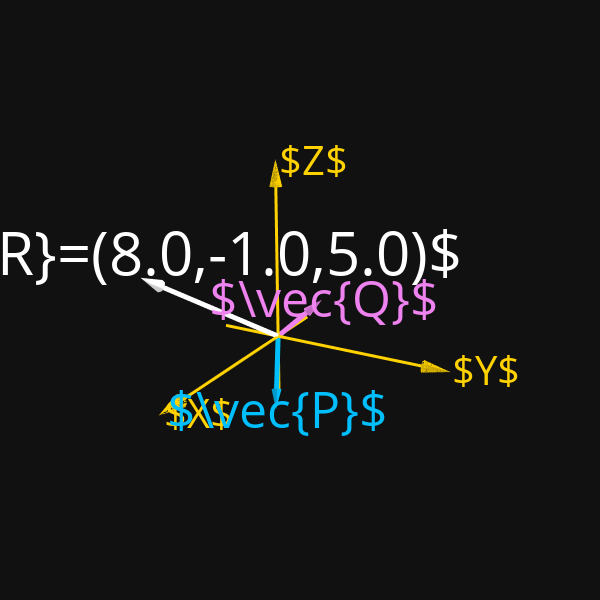

Write notebook code for a chart like this one.
### Code cell
# Colores de los elementos a graficar
ColorP = 'rgba(0, 191, 255, 60)'
ColorQ = 'rgba(238, 130, 238, 60)'
ColorR = 'rgba(255, 255, 255, 60)'
TextoR = r"$\vec{{R}}=({0:.1f},{1:.1f},{2:.1f})$".format(R[0],R[1],R[2])
ColorEjes = 'rgba(255, 210, 0, 60)'

# Parámetros para ajustar la graficación
vecs     = column_stack((P,Q,R))
ValorMax = vecs.max()*1.1 # Máximo en los ejes
ValorMin = vecs.min()*1.1 # Mínimo en los ejes
# Tamaños de las puntas de los vectores
Tip   = 1.0
Shift = 0.2*Tip
ShiftR = 1*Tip
# Dirección de los vectores
Punit = P/sqrt(dot(P,P))
Qunit = Q/sqrt(dot(Q,Q))
Runit = R/sqrt(dot(R,R))

# Vector P
TipP = go.Cone(x=[P[0]],y=[P[1]],z=[P[2]],
               u=[Tip*Punit[0]],v=[Tip*Punit[1]],w=[Tip*Punit[2]],
               colorscale=[[0, ColorP],[1.0, ColorP]],
               sizemode="absolute",
               sizeref=1.0,
               anchor="tip",
               showscale=False)
VecP = go.Scatter3d(x=[0,P[0]-Tip*Punit[0]],
                    y=[0,P[1]-Tip*Punit[1]],
                    z=[0,P[2]-Tip*Punit[2]],
                    mode="lines",showlegend=False,
                    line=dict(width=10,color=ColorP))
# Vector Q
TipQ = go.Cone(x=[Q[0]],y=[Q[1]],z=[Q[2]],
               u=[Tip*Qunit[0]],v=[Tip*Qunit[1]],w=[Tip*Qunit[2]],
               colorscale=[[0, ColorQ],[1.0, ColorQ]],
               sizemode="absolute",
               sizeref=1.0,
               anchor="tip",
               showscale=False)
VecQ = go.Scatter3d(x=[0,Q[0]-Tip*Qunit[0]],
                    y=[0,Q[1]-Tip*Qunit[1]],
                    z=[0,Q[2]-Tip*Qunit[2]],
                    mode="lines",showlegend=False,
                    line=dict(width=10,color=ColorQ))
# Vector R
TipR = go.Cone(x=[R[0]],y=[R[1]],z=[R[2]],
               u=[Tip*Runit[0]],v=[Tip*Runit[1]],w=[Tip*Runit[2]],
               colorscale=[[0, ColorR],[1.0, ColorR]],
               sizemode="absolute",
               sizeref=1.0,
               anchor="tip",
               showscale=False)
VecR = go.Scatter3d(x=[0,R[0]-Tip*Runit[0]],
                    y=[0,R[1]-Tip*Runit[1]],
                    z=[0,R[2]-Tip*Runit[2]],
                    mode="lines",showlegend=False,
                    line=dict(width=10,color=ColorR))
# Puntas de los ejes
ConosEjes = go.Cone( x = [ValorMax,0,0],
                     y = [0,ValorMax,0],
                     z = [0,0,ValorMax],
                     u = [Tip, 0, 0],
                     v = [0, Tip, 0],
                     w = [0, 0, Tip],
                     colorscale=[[0, ColorEjes],[1.0, ColorEjes]],
                     sizemode="absolute",
                     sizeref=0.1,
                     anchor="tip",
                     showscale=False)
# Eje x
Eje_x = go.Scatter3d(x = [ValorMin,ValorMax-Tip],
                     y = [0,0],
                     z = [0,0],
                     mode = 'lines',
                     showlegend = False,
                     line = dict(width = 6,
                                 color = ColorEjes))
# Eje y
Eje_y = go.Scatter3d(x = [0,0],
                     y = [ValorMin,ValorMax-Tip],
                     z = [0,0],
                     mode = 'lines',
                     showlegend = False,
                     line = dict(width = 6,
                                 color = ColorEjes))
# Eje z
Eje_z = go.Scatter3d(x = [0,0],
                     y = [0,0],
                     z = [ValorMin,ValorMax-Tip],
                     mode = 'lines',
                     showlegend = False,
                     line = dict(width = 6,
                                 color = ColorEjes)) 
# --------------------------------------------------
# Graficación de los diferentes elementos
fig = go.Figure(data=[ConosEjes,Eje_x,Eje_y,Eje_z,
                      TipP,VecP,
                      TipQ,VecQ,
                      TipR,VecR])
# Ajustes de la escena
fig.update_layout( \
# - begin scene                  
scene = dict(xaxis_title='',yaxis_title='',zaxis_title='',
    xaxis = dict(nticks=0, range=[ValorMin,ValorMax],ticktext=[""],tickvals= [0.0],visible=False),
    yaxis = dict(nticks=0, range=[ValorMin,ValorMax],ticktext=[""],tickvals= [0.0],visible=False),
    zaxis = dict(nticks=0, range=[ValorMin,ValorMax],ticktext=[""],tickvals= [0.0],visible=False),
    camera_eye=dict(x=1.5, y=0.8, z=0.6),
    annotations=[\
      dict(showarrow=False, x=ValorMax, y=Shift, z=Shift,
           text="$X$",xanchor="left",xshift=0,
           opacity=1.0,font=dict(size=40,color = ColorEjes) ),
      dict(showarrow=False, x=Shift,y=ValorMax,z=Shift,
           text="$Y$",xanchor="left",xshift=0,
           opacity=1.0,font=dict(size=40,color = ColorEjes) ),
      dict(showarrow=False, x=Shift,y=Shift,z=ValorMax,
           text="$Z$",xanchor="left",xshift=0,
           opacity=1.0,font=dict(size=40,color = ColorEjes)),
      dict(showarrow=False,x=P[0]+Shift,y=P[1]+Shift,z=P[2]+Shift,
           text=r"$\vec{P}$",xanchor="center",
           opacity=1.0,font=dict(size=50,color=ColorP)),
      dict(showarrow=False,x=Q[0]+Shift,y=Q[1]+Shift,z=Q[2]+Shift,
           text=r"$\vec{Q}$",xanchor="center",
           opacity=1.0,font=dict(size=50,color=ColorQ)),
      dict(showarrow=False,
           x=R[0]-ShiftR*Punit[0],
           y=R[1]-ShiftR*Punit[1],
           z=R[2]-ShiftR*Punit[2],
           text=TextoR,
           xanchor="center",
           opacity=1.0,font=dict(size=60,color=ColorR))
    ]), 
# - end scene
template="plotly_dark",
width = 600, height= 600)

# Mostrar la gráfica
fig.show()

### Figure 1 — Plotly figure (JSON) as saved in the notebook; plotly's stock layout.template omitted (floating-point values rounded to 4 significant figures)
{"data": [{"anchor": "tip", "colorscale": [[0, "rgba(255, 210, 0, 60)"], [1, "rgba(255, 210, 0, 60)"]], "showscale": false, "sizemode": "absolute", "sizeref": 0.1, "type": "cone", "u": [1, 0, 0], "v": [0, 1, 0], "w": [0, 0, 1], "x": [8.8, 0, 0], "y": [0, 8.8, 0], "z": [0, 0, 8.8]}, {"line": {"color": "rgba(255, 210, 0, 60)", "width": 6}, "mode": "lines", "showlegend": false, "type": "scatter3d", "x": [-3.3, 7.8], "y": [0, 0], "z": [0, 0]}, {"line": {"color": "rgba(255, 210, 0, 60)", "width": 6}, "mode": "lines", "showlegend": false, "type": "scatter3d", "x": [0, 0], "y": [-3.3, 7.8], "z": [0, 0]}, {"line": {"color": "rgba(255, 210, 0, 60)", "width": 6}, "mode": "lines", "showlegend": false, "type": "scatter3d", "x": [0, 0], "y": [0, 0], "z": [-3.3, 7.8]}, {"anchor": "tip", "colorscale": [[0, "rgba(0, 191, 255, 60)"], [1, "rgba(0, 191, 255, 60)"]], "showscale": false, "sizemode": "absolute", "sizeref": 1, "type": "cone", "u": [0.5345], "v": [0.2673], "w": [-0.8018], "x": [2], "y": [1], "z": [-3]}, {"line": {"color": "rgba(0, 191, 255, 60)", "width": 10}, "mode": "lines", "showlegend": false, "type": "scatter3d", "x": [0, 1.465], "y": [0, 0.7327], "z": [0, -2.198]}, {"anchor": "tip", "colorscale": [[0, "rgba(238, 130, 238, 60)"], [1, "rgba(238, 130, 238, 60)"]], "showscale": false, "sizemode": "absolute", "sizeref": 1, "type": "cone", "u": [-0.3333], "v": [0.6667], "w": [0.6667], "x": [-1], "y": [2], "z": [2]}, {"line": {"color": "rgba(238, 130, 238, 60)", "width": 10}, "mode": "lines", "showlegend": false, "type": "scatter3d", "x": [0, -0.6667], "y": [0, 1.333], "z": [0, 1.333]}, {"anchor": "tip", "colorscale": [[0, "rgba(255, 255, 255, 60)"], [1, "rgba(255, 255, 255, 60)"]], "showscale": false, "sizemode": "absolute", "sizeref": 1, "type": "cone", "u": [0.8433], "v": [-0.1054], "w": [0.527], "x": [8], "y": [-1], "z": [5]}, {"line": {"color": "rgba(255, 255, 255, 60)", "width": 10}, "mode": "lines", "showlegend": false, "type": "scatter3d", "x": [0, 7.157], "y": [0, -0.8946], "z": [0, 4.473]}], "layout": {"height": 600, "scene": {"annotations": [{"font": {"color": "rgba(255, 210, 0, 60)", "size": 40}, "opacity": 1, "showarrow": false, "text": "$X$", "x": 8.8, "xanchor": "left", "xshift": 0, "y": 0.2, "z": 0.2}, {"font": {"color": "rgba(255, 210, 0, 60)", "size": 40}, "opacity": 1, "showarrow": false, "text": "$Y$", "x": 0.2, "xanchor": "left", "xshift": 0, "y": 8.8, "z": 0.2}, {"font": {"color": "rgba(255, 210, 0, 60)", "size": 40}, "opacity": 1, "showarrow": false, "text": "$Z$", "x": 0.2, "xanchor": "left", "xshift": 0, "y": 0.2, "z": 8.8}, {"font": {"color": "rgba(0, 191, 255, 60)", "size": 50}, "opacity": 1, "showarrow": false, "text": "$\\vec{P}$", "x": 2.2, "xanchor": "center", "y": 1.2, "z": -2.8}, {"font": {"color": "rgba(238, 130, 238, 60)", "size": 50}, "opacity": 1, "showarrow": false, "text": "$\\vec{Q}$", "x": -0.8, "xanchor": "center", "y": 2.2, "z": 2.2}, {"font": {"color": "rgba(255, 255, 255, 60)", "size": 60}, "opacity": 1, "showarrow": false, "text": "$\\vec{R}=(8.0,-1.0,5.0)$", "x": 7.465, "xanchor": "center", "y": -1.267, "z": 5.802}], "camera": {"eye": {"x": 1.5, "y": 0.8, "z": 0.6}}, "xaxis": {"nticks": 0, "range": [-3.3, 8.8], "ticktext": [""], "tickvals": [0], "title": {"text": ""}, "visible": false}, "yaxis": {"nticks": 0, "range": [-3.3, 8.8], "ticktext": [""], "tickvals": [0], "title": {"text": ""}, "visible": false}, "zaxis": {"nticks": 0, "range": [-3.3, 8.8], "ticktext": [""], "tickvals": [0], "title": {"text": ""}, "visible": false}}, "width": 600}}
